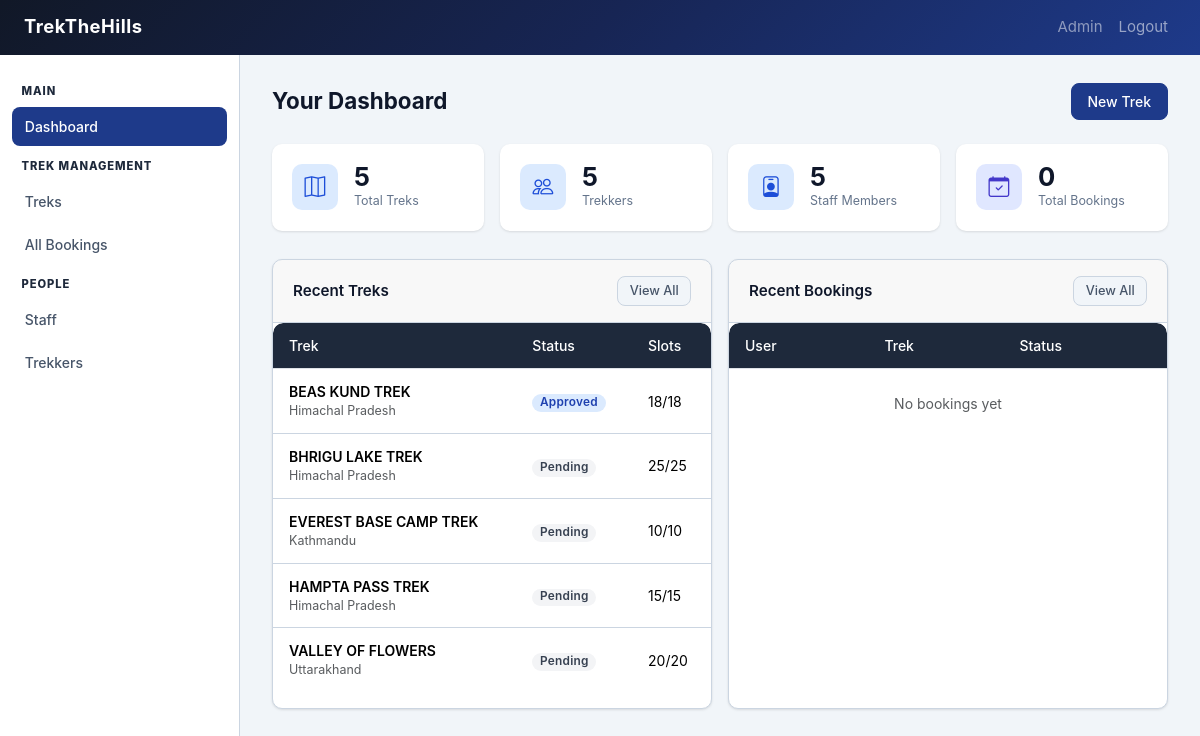
The app's page /admin/dashboard (signed in), older data.
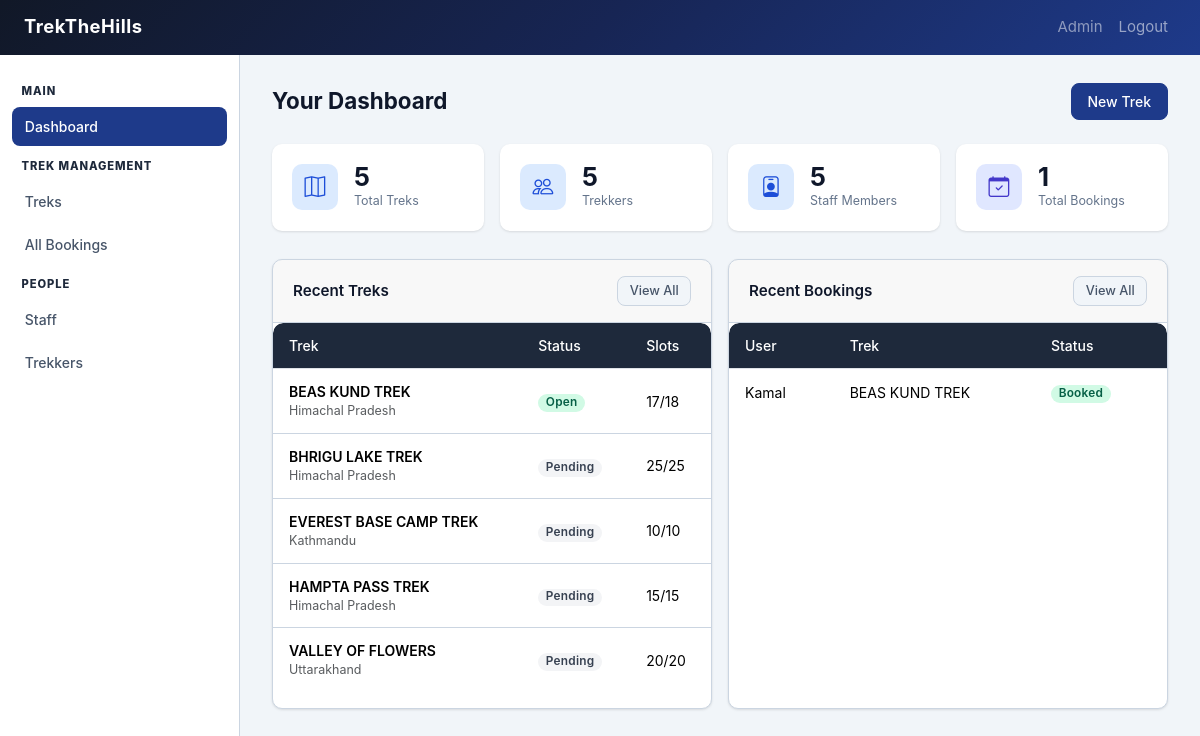
The same page, newer data.
### models.py (models this page shows, shortened)
class Trek(db.Model):
    __tablename__ = 'treks'
    id = db.Column(db.Integer, primary_key=True)
    name = db.Column(db.String(150), nullable=False)
    location = db.Column(db.String(150), nullable=False)
    difficulty = db.Column(db.String(20), nullable=False)
    duration_days = db.Column(db.Integer, nullable=False)
    total_slots = db.Column(db.Integer, nullable=False)
    altitude = db.Column(db.Integer, nullable = False)
    available_slots = db.Column(db.Integer, nullable=False)
    status = db.Column(db.String(20), nullable=False, default='Pending')
    start_date = db.Column(db.Date, nullable=False)
    end_date = db.Column(db.Date, nullable=False)
    description = db.Column(db.Text, nullable=True)
    price = db.Column(db.Float, nullable=False, default=0.0)
    assigned_staff_id = db.Column(db.Integer, db.ForeignKey('users.id'), nullable=True)
    created_at = db.Column(db.DateTime, default=datetime.utcnow)
    bookings = db.relationship('Booking', backref='trek', lazy=True)

class Booking(db.Model):
    __tablename__ = 'bookings'
    id = db.Column(db.Integer, primary_key=True)
    user_id = db.Column(db.Integer, db.ForeignKey('users.id'), nullable=False)
    trek_id = db.Column(db.Integer, db.ForeignKey('treks.id'), nullable=False)
    booking_date = db.Column(db.DateTime, default=datetime.utcnow)
    status = db.Column(db.String(20), nullable=False, default='Booked')  # Booked | Cancelled | Completed
    notes = db.Column(db.Text, nullable=True)

class User(UserMixin, db.Model):
    __tablename__ = 'users'
    id = db.Column(db.Integer, primary_key=True)
    username = db.Column(db.String(80), unique=True, nullable=False)
    email = db.Column(db.String(120), unique=True, nullable=False)
    full_name = db.Column(db.String(120), nullable=False)
    password_hash = db.Column(db.String(256), nullable=False)
    role = db.Column(db.String(20), nullable=False, default='user')
    phone = db.Column(db.String(20), nullable=True)
    is_blacklisted = db.Column(db.Boolean, default=False)
    is_approved = db.Column(db.Boolean, default=False)
    created_at = db.Column(db.DateTime, default=datetime.utcnow)
    bookings = db.relationship('Booking', backref='user', lazy=True, foreign_keys='Booking.user_id')
    assigned_treks = db.relationship('Trek', backref='assigned_staff', lazy=True, foreign_keys='Trek.assigned_staff_id')

### admin.py (the view)
@admin_bp.route('/dashboard')
@login_required
@admin_required
def dashboard():
    total_treks    = Trek.query.count()
    total_users    = User.query.filter_by(role='user').count()
    total_staff    = User.query.filter_by(role='staff').count()
    total_bookings = Booking.query.count()
    pending_staff  = User.query.filter_by(role='staff', is_approved=False).count()
    recent_treks   = Trek.query.order_by(Trek.created_at.desc()).limit(5).all()
    recent_bookings = Booking.query.order_by(Booking.booking_date.desc()).limit(5).all()
    return render_template('admin/dashboard.html',
                           total_treks=total_treks,
                           total_users=total_users,
                           total_staff=total_staff,
                           total_bookings=total_bookings,
                           pending_staff=pending_staff,
                           recent_treks=recent_treks,
                           recent_bookings=recent_bookings)

### app.py (called while the page is built)
@login_manager.user_loader
def load_user(user_id):
    return User.query.get(int(user_id))

### templates/admin/dashboard.html (shortened to what this page needs)
{% extends 'base.html' %}
{% block sidebar %}{% include '_sidebar.html' %}{% endblock %}
{% block content %}
<div class="page-header">
  <div>
    <h1 class="page-title">Your Dashboard</h1>
  </div>
  <a href="{{ url_for('admin.add_trek') }}" class="btn btn-primary">
      New Trek
  </a>
</div>
<div class="stats-grid">
  <div class="stat-card">
    <div class="stat-icon blue"><i class="bi bi-map"></i></div>
    <div>
      <div class="stat-value">{{ total_treks }}</div>
      <div class="stat-label">Total Treks</div>
    </div>
  </div>
  <div class="stat-card">
    <div class="stat-icon blue"><i class="bi bi-people"></i></div>
    <div>
      <div class="stat-value">{{ total_users }}</div>
      <div class="stat-label">Trekkers</div>
    </div>
  </div>
  <div class="stat-card">
    <div class="stat-icon blue"><i class="bi bi-person-badge"></i></div>
    <div>
      <div class="stat-value">{{ total_staff }}</div>
      <div class="stat-label">Staff Members</div>
    </div>
  </div>
  <div class="stat-card">
    <div class="stat-icon purple"><i class="bi bi-calendar-check"></i></div>
    <div>
      <div class="stat-value">{{ total_bookings }}</div>
      <div class="stat-label">Total Bookings</div>
    </div>
  </div>
</div>
<div class="d-flex flex-wrap gap-3">
  <div class="card" style="flex:1; min-width:320px;">
    <div class="card-header">
      <h2 class="card-title"> Recent Treks</h2>
      <a href="{{ url_for('admin.treks') }}" class="btn btn-secondary btn-sm">View All</a>
    </div>
    <div class="table-wrap">
      <table class="table">
        <thead>
          <tr>
            <th>Trek</th>
            <th>Status</th>
            <th>Slots</th>
          </tr>
        </thead>
        <tbody>
          {% for trek in recent_treks %}
          <tr>
            <td>
              <div class="fw-600">{{ trek.name }}</div>
              <div class="text-muted" style="font-size:.78rem;">{{ trek.location }}</div>
            </td>
            <td>
              <span class="badge badge-{{ trek.status.lower() }}">{{ trek.status }}</span>
            </td>
            <td>{{ trek.available_slots }}/{{ trek.total_slots }}</td>
          </tr>
          {% else %}
          <tr><td colspan="3" class="text-muted" style="text-align:center; padding:1.5rem;">No treks yet</td></tr>
          {% endfor %}
        </tbody>
      </table>
    </div>
  </div>
  <div class="card" style="flex:1; min-width:320px;">
    <div class="card-header">
      <h2 class="card-title"> Recent Bookings</h2>
      <a href="{{ url_for('admin.bookings') }}" class="btn btn-secondary btn-sm">View All</a>
    </div>
    <div class="table-wrap">
      <table class="table">
        <thead>
          <tr>
            <th>User</th>
            <th>Trek</th>
            <th>Status</th>
          </tr>
        </thead>
        <tbody>
          {% for b in recent_bookings %}
          <tr>
            <td>{{ b.user.full_name }}</td>
            <td style="max-width:140px; overflow:hidden; text-overflow:ellipsis; white-space:nowrap;">{{ b.trek.name }}</td>
            <td><span class="badge badge-{{ b.status.lower() }}">{{ b.status }}</span></td>
          </tr>
          {% else %}
          <tr><td colspan="3" class="text-muted" style="text-align:center; padding:1.5rem;">No bookings yet</td></tr>
          {% endfor %}
        </tbody>
      </table>
    </div>
  </div>
</div>
{% endblock %}

Row changes from the older to the newer data that the page shows:
changed Trek "BEAS KUND TREK": status "Approved" → "Open"; available_slots "18" → "17"
added Booking: user.full_name "Kamal", trek.name "BEAS KUND TREK", status "Booked"
Text that changed along with them:
{{ total_bookings }}: "0" → "1"
text no longer shown: "No bookings yet"
